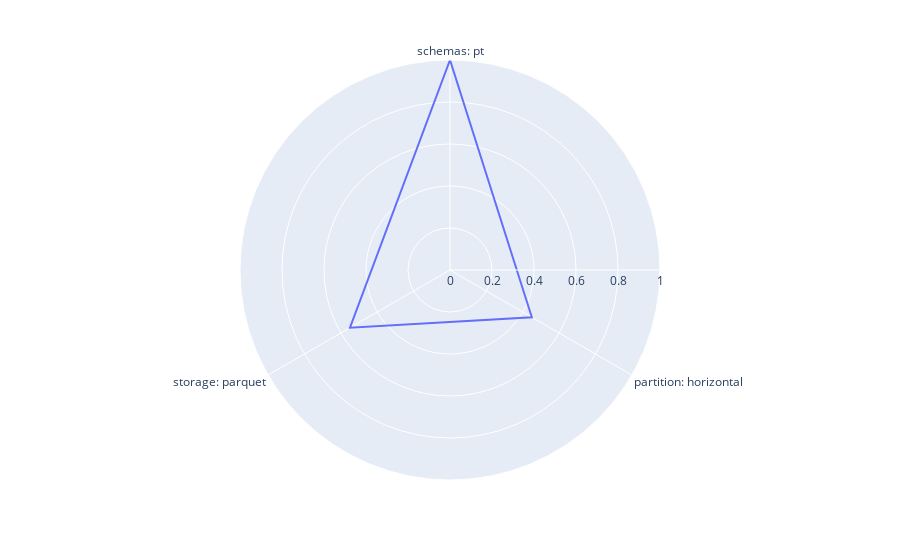
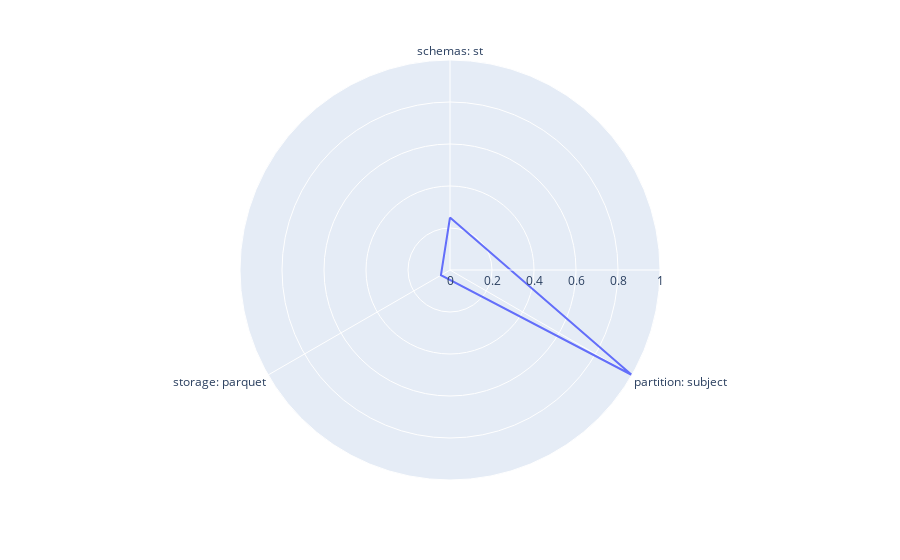
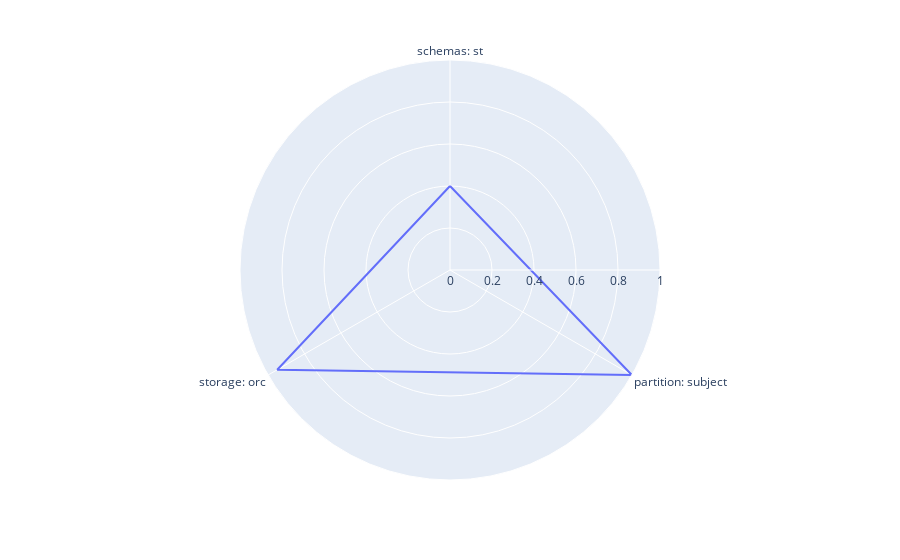
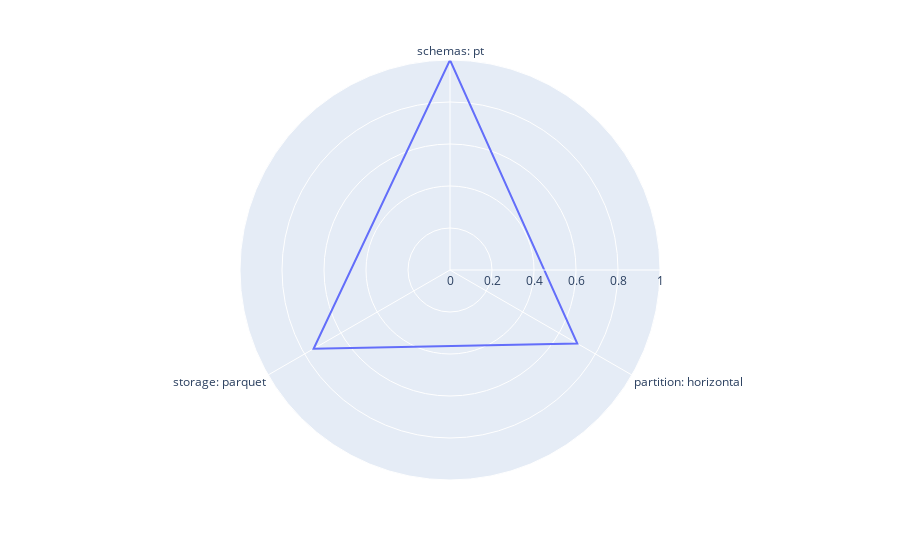

The notebook cell saved with these charts, in order:
### Markdown cell above
<small>Ranking over one dimension is insufficient when it counts multiple dimensions. The presence of trade-offs reduces the accuracy of single dimension ranking functions which could be seen in the radar plot below.</small><br><br>
<small>This method returns a radar chart that shows the presence of trade-offs by using the single dimension ranking criterion that reduces the accuracy of the other dimensions</small>

### Code cell
# This example shows a figure of the top configuration of ranking by schema is optimized towards its dimension only, ignoring the other two dimension.
from Rank import SDRank
SDRank(config_watdiv, logs_watdiv, '100M', 'schemas').plotRadar()
SDRank(config_watdiv, logs_watdiv, '100M', 'partition').plotRadar()
SDRank(config_watdiv, logs_watdiv, '100M', 'storage').plotRadar()
SDRank(config_watdiv, logs_watdiv, '250M', 'schemas').plotRadar()
SDRank(config_watdiv, logs_watdiv, '250M', 'partition').plotRadar()
SDRank(config_watdiv, logs_watdiv, '250M', 'storage').plotRadar()
SDRank(config_watdiv, logs_watdiv, '500M', 'schemas').plotRadar()
SDRank(config_watdiv, logs_watdiv, '500M', 'partition').plotRadar()
SDRank(config_watdiv, logs_watdiv, '500M', 'storage').plotRadar()

### Figure 1 — Plotly figure (JSON) as saved in the notebook; plotly's stock layout.template omitted (floating-point values rounded to 4 significant figures)
{"data": [{"hovertemplate": "r=%{r}<br>theta=%{theta}<extra></extra>", "legendgroup": "", "line": {"color": "#636efa", "dash": "solid"}, "marker": {"symbol": "circle"}, "mode": "lines", "name": "", "r": [1, 0.45, 0.55, 1], "showlegend": false, "subplot": "polar", "theta": ["schemas: pt", "partition: horizontal", "storage: parquet", "schemas: pt"], "type": "scatterpolar"}], "layout": {"legend": {"tracegroupgap": 0}, "margin": {"t": 60}, "polar": {"angularaxis": {"direction": "clockwise", "rotation": 90}, "domain": {"x": [0, 1], "y": [0, 1]}}}}

### Figure 2 — Plotly figure (JSON) as saved in the notebook; plotly's stock layout.template omitted (floating-point values rounded to 4 significant figures)
{"data": [{"hovertemplate": "r=%{r}<br>theta=%{theta}<extra></extra>", "legendgroup": "", "line": {"color": "#636efa", "dash": "solid"}, "marker": {"symbol": "circle"}, "mode": "lines", "name": "", "r": [0.25, 1, 0.05, 0.25], "showlegend": false, "subplot": "polar", "theta": ["schemas: st", "partition: subject", "storage: parquet", "schemas: st"], "type": "scatterpolar"}], "layout": {"legend": {"tracegroupgap": 0}, "margin": {"t": 60}, "polar": {"angularaxis": {"direction": "clockwise", "rotation": 90}, "domain": {"x": [0, 1], "y": [0, 1]}}}}

### Figure 3 — Plotly figure (JSON) as saved in the notebook; plotly's stock layout.template omitted (floating-point values rounded to 4 significant figures)
{"data": [{"hovertemplate": "r=%{r}<br>theta=%{theta}<extra></extra>", "legendgroup": "", "line": {"color": "#636efa", "dash": "solid"}, "marker": {"symbol": "circle"}, "mode": "lines", "name": "", "r": [0.4, 1, 0.95, 0.4], "showlegend": false, "subplot": "polar", "theta": ["schemas: st", "partition: subject", "storage: orc", "schemas: st"], "type": "scatterpolar"}], "layout": {"legend": {"tracegroupgap": 0}, "margin": {"t": 60}, "polar": {"angularaxis": {"direction": "clockwise", "rotation": 90}, "domain": {"x": [0, 1], "y": [0, 1]}}}}

### Figure 4 — Plotly figure (JSON) as saved in the notebook; plotly's stock layout.template omitted (floating-point values rounded to 4 significant figures)
{"data": [{"hovertemplate": "r=%{r}<br>theta=%{theta}<extra></extra>", "legendgroup": "", "line": {"color": "#636efa", "dash": "solid"}, "marker": {"symbol": "circle"}, "mode": "lines", "name": "", "r": [1, 0.7, 0.75, 1], "showlegend": false, "subplot": "polar", "theta": ["schemas: pt", "partition: horizontal", "storage: parquet", "schemas: pt"], "type": "scatterpolar"}], "layout": {"legend": {"tracegroupgap": 0}, "margin": {"t": 60}, "polar": {"angularaxis": {"direction": "clockwise", "rotation": 90}, "domain": {"x": [0, 1], "y": [0, 1]}}}}
